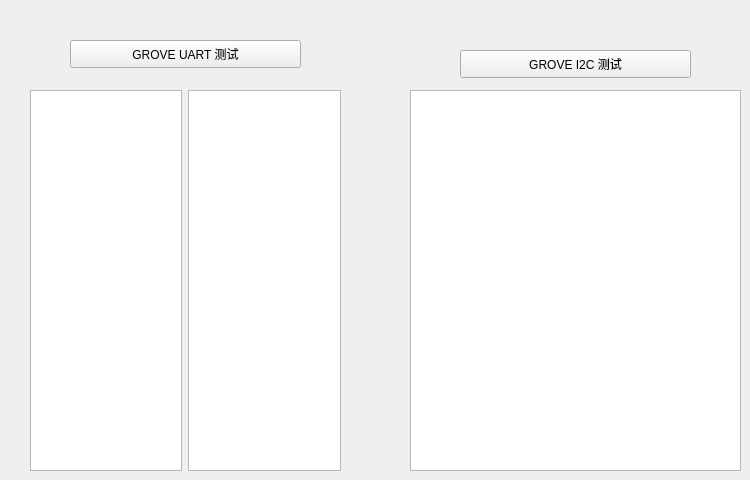
    <widget class="QWidget" name="tab_3">
     <attribute name="title">
      <string>GROVE 口测试</string>
     </attribute>
     <widget class="QPushButton" name="pushButton_7">
      <property name="geometry">
       <rect>
        <x>70</x>
        <y>40</y>
        <width>231</width>
        <height>28</height>
       </rect>
      </property>
      <property name="text">
       <string>GROVE UART 测试</string>
      </property>
     </widget>
     <widget class="QPushButton" name="pushButton_8">
      <property name="geometry">
       <rect>
        <x>460</x>
        <y>50</y>
        <width>231</width>
        <height>28</height>
       </rect>
      </property>
      <property name="text">
       <string>GROVE I2C 测试</string>
      </property>
     </widget>
     <widget class="QTextEdit" name="textEdit_3">
      <property name="geometry">
       <rect>
        <x>410</x>
        <y>90</y>
        <width>331</width>
        <height>381</height>
       </rect>
      </property>
     </widget>
     <widget class="QWidget" name="">
      <property name="geometry">
       <rect>
        <x>30</x>
        <y>90</y>
        <width>311</width>
        <height>381</height>
       </rect>
      </property>
      <layout class="QHBoxLayout" name="horizontalLayout_4">
       <item>
        <widget class="QTextEdit" name="textEdit"/>
       </item>
       <item>
        <widget class="QTextEdit" name="textEdit_2"/>
       </item>
      </layout>
     </widget>
    </widget>
